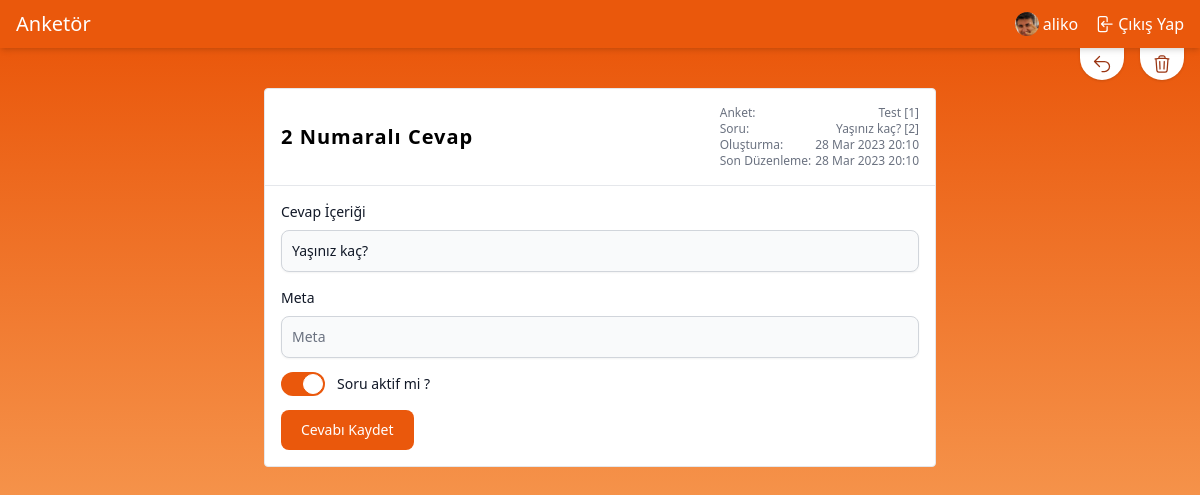
The page /polls/1/question/2/answer/2/update (signed in) on the database its author committed.
### apps/account/models.py (models this page shows, shortened)
class User(AbstractBaseUser, PermissionsMixin):
    email = models.EmailField(max_length=254, unique=True)
    name = models.CharField(max_length=254, null=True, blank=True)
    is_staff = models.BooleanField(default=False)
    is_superuser = models.BooleanField(default=False)
    is_active = models.BooleanField(default=True)
    last_login = models.DateTimeField(null=True, blank=True)
    date_joined = models.DateTimeField(auto_now_add=True)
    USERNAME_FIELD = 'email'
    EMAIL_FIELD = 'email'
    REQUIRED_FIELDS = ["name"]
    objects = UserManager()
    class Meta:
        verbose_name = "Kullanıcı"
        verbose_name_plural = "Kullanıcılar"

class Profile(models.Model):
    user = models.OneToOneField(User, on_delete=models.CASCADE)
    image = models.ImageField(default='profile_pictures/def_profile.jpg', upload_to='profile_pictures')
    class Meta:
        verbose_name = "Profil"
        verbose_name_plural = "Profiller"

### apps/poll/models.py (models this page shows, shortened)
class PollAnswer(models.Model):
    poll = models.ForeignKey(
        Poll,
        on_delete=models.CASCADE,
        null=True,
        blank=True
    )
    question = models.ForeignKey(
        PollQuestion,
        on_delete=models.CASCADE,
        null=True,
        blank=True
    )
    meta = models.CharField(null=True, blank=True, max_length=1024, default="{}")
    content = models.TextField()
    is_active = models.BooleanField(default=False)
    created_at = models.DateTimeField(auto_now_add=True)
    updated_at = models.DateTimeField(auto_now=True)
    def get_meta_data(self):
        return loads(self.meta)
    def set_meta_data(self, data):
        self.meta = dumps(data or "{}")
    meta_data = property(get_meta_data, set_meta_data)
    class Meta:
        ordering = ["-id"]
        db_table = "poll_answer"

class Poll(models.Model):
    author = models.ForeignKey(
        settings.AUTH_USER_MODEL,
        on_delete=models.CASCADE,
        null=True,
        blank=True
    )
    title = models.CharField(max_length=255)
    slug = models.SlugField(editable=False, null=True, blank=True, unique=True, db_index=True)
    meta_title = models.CharField(max_length=100, null=True, blank=True)
    tags = models.TextField(null=True, blank=True)
    description = models.TextField(null=True, blank=True)
    is_active = models.BooleanField(default=False)
    is_private = models.BooleanField(default=False)
    starts_at = models.DateTimeField(null=True, blank=True,
        help_text="date and time at which the poll open up for voting"
    )
    ends_at = models.DateTimeField(null=True, blank=True,
        help_text="date and time at which the poll closes for voting"
    )
    created_at = models.DateTimeField(auto_now_add=True)
    updated_at = models.DateTimeField(auto_now=True)
    class Meta:
        ordering = ["-id"]
        verbose_name = "Anket"
        verbose_name_plural = "Anketler"
        db_table = "poll"

class PollQuestion(models.Model):
    poll = models.ForeignKey(
        Poll,
        on_delete=models.CASCADE,
        null=True,
        blank=True
    )
    type = models.CharField(max_length=5, choices=PollQuestionChoices.get_choices(),
        default=PollQuestionChoices.get_default()
    )
    content = models.TextField()
    meta = models.CharField(null=True, blank=True, max_length=1024, default="{}")
    is_active = models.BooleanField(default=False)
    created_at = models.DateTimeField(auto_now_add=True)
    updated_at = models.DateTimeField(auto_now=True)
    def get_meta_data(self):
        return loads(self.meta)
    def set_meta_data(self, data):
        self.meta = dumps(data or "{}")
    meta_data = property(get_meta_data, set_meta_data)
    class Meta:
        ordering = ["-id"]
        verbose_name = "Anket Soruları"
        verbose_name_plural = "Anket Soruları"
        db_table = "poll_question"

### apps/poll/views.py (the view, shortened to what this page needs)
# urls.py: path("<int:poll_id>/question/<int:question_id>/answer/<int:pk>/update", UpdatePollAnswer.as_view(),
class UpdatePollAnswer(LoginRequiredMixin, View):
    template_name = "poll/answer/update.html"
    def get(self, request, poll_id, question_id, pk):
        poll_object = get_object_or_404(Poll, pk=poll_id, author=self.request.user)
        answer_object = get_object_or_404(PollAnswer, pk=pk, poll_id=poll_object.id, question_id=question_id)
        return render(request, self.template_name, {"answer": answer_object})

### apps/poll/templates/poll/answer/update.html (shortened to what this page needs)
{% extends "base.html" %}
{% block content %}
  <section id="updateAnswer" class="from-orange-600 to-orange-300 bg-gradient-to-b">
    <div class="absolute flex right-0 space-x-4 px-4">
      <div>
        <a href="{% url "poll.answer.create" poll_id=answer.poll.id question_id=answer.question.id %}" title="Geri dön"
           class="flex bg-white rounded-b-full px-3 p-1.5 hover:py-3 transition-[padding] shadow">
          <svg xmlns="http://www.w3.org/2000/svg" fill="none" viewBox="0 0 24 24" stroke-width="1.5"
               stroke="currentColor"
               class="w-5 h-5 stroke-orange-800">
            <path stroke-linecap="round" stroke-linejoin="round" d="M9 15L3 9m0 0l6-6M3 9h12a6 6 0 010 12h-3"></path>
          </svg>
        </a>
      </div>
      <div>
        <form title="Sil"
              action="{% url "poll.answer.delete" poll_id=answer.poll.id question_id=answer.question.id pk=answer.id %}"
              method="post"
              class="flex bg-white rounded-b-full px-3 p-1.5 hover:py-3 transition-[padding] shadow">
          <button
            onclick="return confirm('Silmek istediğine emin misin ?')"
            type="submit">
          </button>
        </form>
      </div>
    </div>
    <div class="flex flex-col items-center my-10 mx-12 space-y-4">
      <div class="bg-white border rounded max-w-2xl w-full">
        <div class="p-4 sm:flex items-center justify-between">
          <h1 class="font-semibold text-xl tracking-wider">{{ answer.id }} Numaralı Cevap</h1>
          <div class="flex flex-col text-xs text-gray-500">
            <span>Anket: <span
              class="float-right ml-1">{{ answer.poll.title }} [{{ answer.poll.id }}] </span></span>
            <span>Soru: <span
              class="float-right ml-1">{{ answer.question.content }} [{{ answer.question.id }}] </span></span>
            <span>Oluşturma: <span class="float-right ml-1">{{ answer.created_at|date:"j M Y H:i" }}</span></span>
            <span>Son Düzenleme: <span class="float-right ml-1">{{ answer.updated_at|date:"j M Y H:i" }}</span></span>
          </div>
        </div>
        <hr>
        <div class="p-4">
          <form method="post">
            <div class="mb-4">
              <label for="content" class="block mb-2 text-sm font-medium text-gray-900">Cevap
                İçeriği</label>
              <input type="text" id="content" name="content"
                     value="{{ answer.content }}"
                     class="shadow-sm bg-gray-50 border border-gray-300 text-gray-900 text-sm rounded-lg focus:ring-orange-500 focus:border-orange-500 block w-full p-2.5"
                     placeholder="Soru" required>
            </div>
            <div class="mb-4">
              <label for="meta" class="block mb-2 text-sm font-medium text-gray-900">Meta</label>
              <input type="text" id="meta" name="meta"
                     value="{{ answer.meta }}"
                     class="shadow-sm bg-gray-50 border border-gray-300 text-gray-900 text-sm rounded-lg focus:ring-orange-500 focus:border-orange-500 block w-full p-2.5"
                     placeholder="Meta">
            </div>
            <div class="mb-4 flex items-center h-5">
              <label class="relative inline-flex items-center cursor-pointer">
                <div
                  class="w-11 h-6 bg-gray-200 peer-focus:outline-none peer-focus:ring-4 peer-focus:ring-orange-300 rounded-full peer peer-checked:after:translate-x-full peer-checked:after:border-white after:content-[''] after:absolute after:top-[2px] after:left-[2px] after:bg-white after:border-gray-300 after:border after:rounded-full after:h-5 after:w-5 after:transition-all peer-checked:bg-orange-600"></div>
                <span class="ml-3 text-sm font-medium text-gray-900">Soru aktif mi ?</span>
              </label>
            </div>
            <button type="submit"
                    class="text-white bg-orange-600 hover:bg-orange-700 focus:ring-4 focus:outline-none focus:ring-orange-300 font-medium rounded-lg text-sm px-5 py-2.5 text-center">
              Cevabı Kaydet
            </button>
          </form>
        </div>
      </div>
    </div>
  </section>
{% endblock %}

### templates/header.html (shortened to what this page needs)
{% load static %}
<header class="sticky w-full top-0 left-0 right-0 bottom-auto z-[990] bg-orange-600 text-white shadow-md p-2.5 px-4">
  <div class="flex items-center align-middle justify-between">
    <div>
      <a href="{% url "home" %}">
        <span class="text-xl font-medium">Anketör</span>
      </a>
    </div>
    <div class="flex justify-around items-center space-x-4">
      {% if not user.is_authenticated %}
        <a class="flex items-center space-x-1 hover:underline" href="{% url 'login' %}">
          <svg xmlns="http://www.w3.org/2000/svg" fill="none" viewBox="0 0 24 24" stroke-width="1.5"
               stroke="currentColor" class="w-5 h-5">
            <path stroke-linecap="round" stroke-linejoin="round"
                  d="M17.982 18.725A7.488 7.488 0 0012 15.75a7.488 7.488 0 00-5.982 2.975m11.963 0a9 9 0 10-11.963 0m11.963 0A8.966 8.966 0 0112 21a8.966 8.966 0 01-5.982-2.275M15 9.75a3 3 0 11-6 0 3 3 0 016 0z"></path>
          </svg>
          <span class="font-sans">Giriş Yap</span>
        </a>
      {% else %}
        <a href="{% url "poll.index" %}" class="flex hover:underline items-center space-x-1">
          <img class="w-6 rounded-full" src="{{ MEDIA_URL }}{{ user.profile.image.url }}"
               alt="{{ user.name|default_if_none:user.email }} profile image">
          <span>
            {{ user.name|default_if_none:user.email }}
        </span>
        </a>
        <a class="flex items-center space-x-1 hover:underline" href="{% url 'logout' %}">
          <span class="font-sans">Çıkış Yap</span>
        </a>
      {% endif %}
    </div>
  </div>
</header>

### static/css/main.css (style rules this page uses)
html, body { height: 100%; width: 100%; margin: 0; padding: 0; }
body > main > section { flex: 1 1 auto; display: flex; flex-direction: column; }

### rows shown on the page
User: profile.image (picture), name "aliko"
PollAnswer: id "2", poll "Test", poll.id "1", question.content "Yaşınız kaç?", question.id "2", created_at "28 Mar 2023 20:10", updated_at "28 Mar 2023 20:10", content "Yaşınız kaç?"
